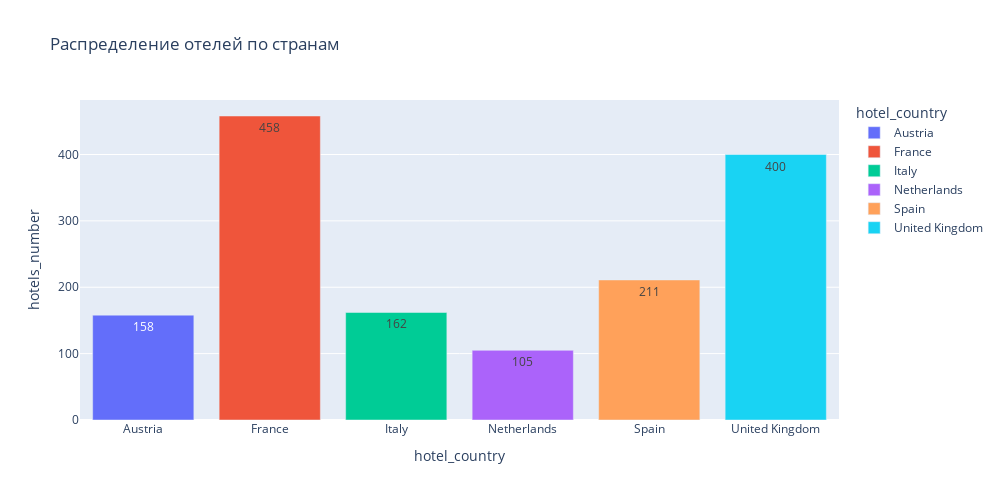

Source (notebook cell):
### Code cell
#строю график
fig = px.bar(
    data_frame=country_hotels_grouped, 
    x='hotel_country',
    y='hotels_number', 
    color='hotel_country', 
    text = 'hotels_number', 
    orientation='v', 
    height=500, 
    width=1000, 
    title='Распределение отелей по странам' 
)

#отображаем его
fig.show()

### Figure 1 — Plotly figure (JSON) as saved in the notebook; plotly's stock layout.template omitted (floating-point values rounded to 4 significant figures)
{"data": [{"alignmentgroup": "True", "hovertemplate": "hotel_country=%{x}<br>hotels_number=%{text}<extra></extra>", "legendgroup": "Austria", "marker": {"color": "#636efa", "pattern": {"shape": ""}}, "name": "Austria", "offsetgroup": "Austria", "orientation": "v", "showlegend": true, "text": [158], "textposition": "auto", "type": "bar", "x": ["Austria"], "xaxis": "x", "y": [158], "yaxis": "y"}, {"alignmentgroup": "True", "hovertemplate": "hotel_country=%{x}<br>hotels_number=%{text}<extra></extra>", "legendgroup": "France", "marker": {"color": "#EF553B", "pattern": {"shape": ""}}, "name": "France", "offsetgroup": "France", "orientation": "v", "showlegend": true, "text": [458], "textposition": "auto", "type": "bar", "x": ["France"], "xaxis": "x", "y": [458], "yaxis": "y"}, {"alignmentgroup": "True", "hovertemplate": "hotel_country=%{x}<br>hotels_number=%{text}<extra></extra>", "legendgroup": "Italy", "marker": {"color": "#00cc96", "pattern": {"shape": ""}}, "name": "Italy", "offsetgroup": "Italy", "orientation": "v", "showlegend": true, "text": [162], "textposition": "auto", "type": "bar", "x": ["Italy"], "xaxis": "x", "y": [162], "yaxis": "y"}, {"alignmentgroup": "True", "hovertemplate": "hotel_country=%{x}<br>hotels_number=%{text}<extra></extra>", "legendgroup": "Netherlands", "marker": {"color": "#ab63fa", "pattern": {"shape": ""}}, "name": "Netherlands", "offsetgroup": "Netherlands", "orientation": "v", "showlegend": true, "text": [105], "textposition": "auto", "type": "bar", "x": ["Netherlands"], "xaxis": "x", "y": [105], "yaxis": "y"}, {"alignmentgroup": "True", "hovertemplate": "hotel_country=%{x}<br>hotels_number=%{text}<extra></extra>", "legendgroup": "Spain", "marker": {"color": "#FFA15A", "pattern": {"shape": ""}}, "name": "Spain", "offsetgroup": "Spain", "orientation": "v", "showlegend": true, "text": [211], "textposition": "auto", "type": "bar", "x": ["Spain"], "xaxis": "x", "y": [211], "yaxis": "y"}, {"alignmentgroup": "True", "hovertemplate": "hotel_country=%{x}<br>hotels_number=%{text}<extra></extra>", "legendgroup": "United Kingdom", "marker": {"color": "#19d3f3", "pattern": {"shape": ""}}, "name": "United Kingdom", "offsetgroup": "United Kingdom", "orientation": "v", "showlegend": true, "text": [400], "textposition": "auto", "type": "bar", "x": ["United Kingdom"], "xaxis": "x", "y": [400], "yaxis": "y"}], "layout": {"barmode": "relative", "height": 500, "legend": {"title": {"text": "hotel_country"}, "tracegroupgap": 0}, "title": {"text": "Распределение отелей по странам"}, "width": 1000, "xaxis": {"anchor": "y", "categoryarray": ["Austria", "France", "Italy", "Netherlands", "Spain", "United Kingdom"], "categoryorder": "array", "domain": [0, 1], "title": {"text": "hotel_country"}}, "yaxis": {"anchor": "x", "domain": [0, 1], "title": {"text": "hotels_number"}}}}
